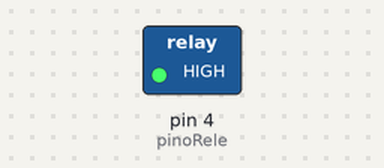
The sketch below on a simulated Arduino Uno, built with avr-gcc and run on an emulated ATmega328P. Shown: switched loads named in the sketch (green lamp = pin HIGH).

Above: at 1.0 s.
At 3.0 s:
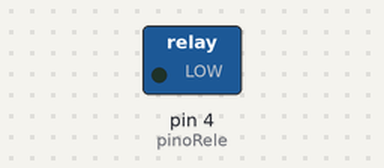
Timing chart, 0 to 5.2 s (numbered marks = the images above):
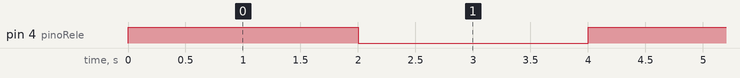

Measured:
- by itself, pin 4 (pinoRele): alternates HIGH for 2.0 s and LOW for 2.0 s

The sketch:

teste.rele.ino
```cpp
const int pinoRele = 4;

void setup() {
  pinMode(pinoRele, OUTPUT);
}

void loop() {
  digitalWrite(pinoRele, HIGH);
  delay(2000);

  digitalWrite(pinoRele, LOW);
  delay(2000);
}
```
